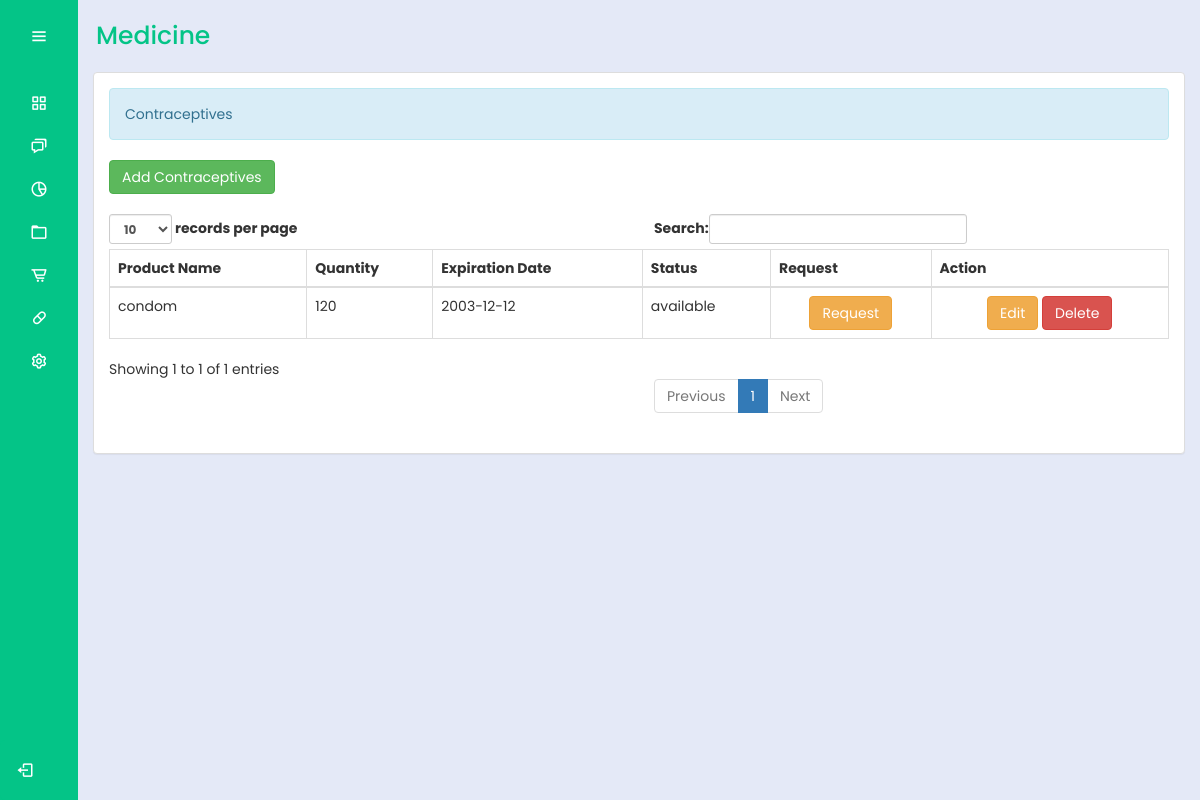
Before: /bhw/contraceptives.php (signed in) with the older database file.
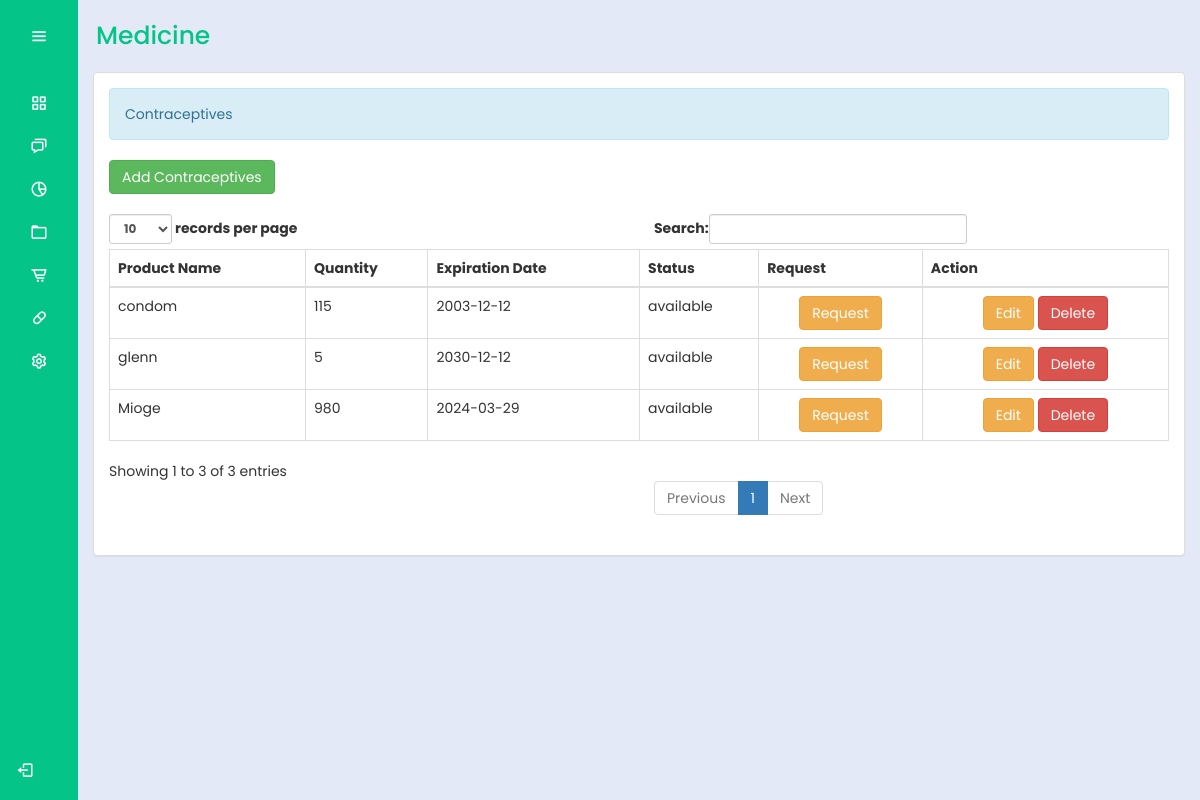
After: the same page with the newer database file.
### tables this page shows
CREATE TABLE `medicines` (
  `productId` int(30) NOT NULL,
  `productName` varchar(100) NOT NULL,
  `sponsor` varchar(100) NOT NULL,
  `unit` varchar(100) NOT NULL,
  `batch` varchar(100) NOT NULL,
  `quantity1` int(10) NOT NULL,
  `total` int(10) NOT NULL,
  `expDate` date NOT NULL,
  `status` varchar(100) NOT NULL,
  `action` varchar(100) NOT NULL
);

### bhw/contraceptives.php (the view, shortened to what this page needs)
<?php
@include "../connection/connect.php";
if(isset($_SESSION['user_data'])){
?>
<!DOCTYPE html>
<html lang="en">
<head>
  <link rel="stylesheet" href="../cssmainmenu/style.css">
  <link href='https://unpkg.com/boxicons@2.1.4/css/boxicons.min.css' rel='stylesheet'>
  <link rel = "stylesheet" type = "text/css" href = "../css/bootstrap.css " />
  <link rel = "stylesheet" type = "text/css" href = "../css/style.css" />
</head>
<body>
  <div class="sidebar">
    <div class="logo_details">
      <i class="bx bx-menu" id="btn"></i>
    </div>
    <ul class="nav-list">
      <li>
        <a href="homemedd.php">
          <i class="bx bx-grid-alt"></i>
        </a>
      </li>
      <li>
        <a href="../logout.php">
          <i class="bx bx-chat"></i>
        </a>
      </li>
      <li>
        <a href="#">
          <i class="bx bx-pie-chart-alt-2"></i>
        </a>
      </li>
      <li>
        <a href="userRecMed.php">
          <i class="bx bx-folder"></i>
        </a>
      </li>
      <li>
        <a href="medicinee.php">
          <i class="bx bx-cart-alt"></i>
        </a>
      </li>
      <li>
        <a href="contraceptives.php">
            <i class="bx bx-capsule"></i>
        </a>
        </li>
      <li>
        <a href="#">
          <i class="bx bx-cog"></i>
        </a>
      </li>
      <li class="profile">
  <div class="profile_details">
    <div class="profile_content">
    <div class="name"><?php echo $_SESSION['user_data']['name']; ?></div>
    </div>
  </div>
  <a href="../logout.php" id="log_out">
    <i class="bx bx-log-out"></i>
  </a>
  </li>
    </ul>
  </div>
  <section class="home-section">
  <div class="text">Medicine</div>
    <div class="container-fluid">
      <div class="panel panel-default">
        <div class="panel-body">
          <div class="alert alert-info">Contraceptives</div>
          <a href="add_med.php" class="btn btn-success"> Add Contraceptives</a>
           <br />
          <br />
<table id="table" class="table table-bordered">
    <thead>
        <tr>
            <th>Product Name</th>
            <th>Quantity</th>
            <th>Expiration Date</th>
            <th>Status</th>
            <th>Request</th>
            <th>Action</th>
        </tr>
    </thead>
    <tbody>
        <?php
        $query = $conn->query("SELECT * FROM medicines") or die(mysqli_error());
        while ($fetch = $query->fetch_array()) {
            $status = $fetch['status'];
        ?>
            <tr>
                <td><?php echo $fetch['productName'] ?></td>
                <td><?php echo $fetch['total'] ?></td>
                <td><?php echo $fetch['expDate'] ?></td>
                <td><?php echo $status ?></td>
                <td>
                    <center>
                        <?php if ($status == 'unavailable' || $fetch['total'] == 0): ?>
                            <button class="btn btn-warning" disabled>Request</button>
                        <?php else: ?>
                            <a class="btn btn-warning" href="request.php?productName=<?php echo urlencode($fetch['productName']); ?>">Request</a>
                        <?php endif; ?>
                    </center>
                </td>
                    <td>
                      <center>
                        <a class="btn btn-warning" href="edit_med.php?productId=<?php echo $fetch['productId'] ?>"></i> Edit</a>
                        <a class="btn btn-danger" onclick="confirmationDelete(this); return false;" href="../admin_query/delete_med.php?productId=<?php echo $fetch['productId'] ?>">Delete</a>
                      </center>
                    </td>
                  </tr>
        <?php
        }
        ?>
    </tbody>
</table>
        </div>
      </div>
    </div>
  </section>
</body>
</html>
<?php
}
else{
	header("Location:.././index.php?error=UnAuthorized Access");
}

Changed rows visible on the page:
changed medicines "condom": total "120" → "115"
added medicines: productName "glenn", total "5", expDate "2030-12-12", status "available"
added medicines: productName "Mioge", total "980", expDate "2024-03-29", status "available"
Other visible differences:
text written by a page script: "records per page Search: Showing 1 to 1 of 1 entries Previous 1 Next" → "records per page Search: Showing 1 to 3 of 3 entries Previous 1 Next"
